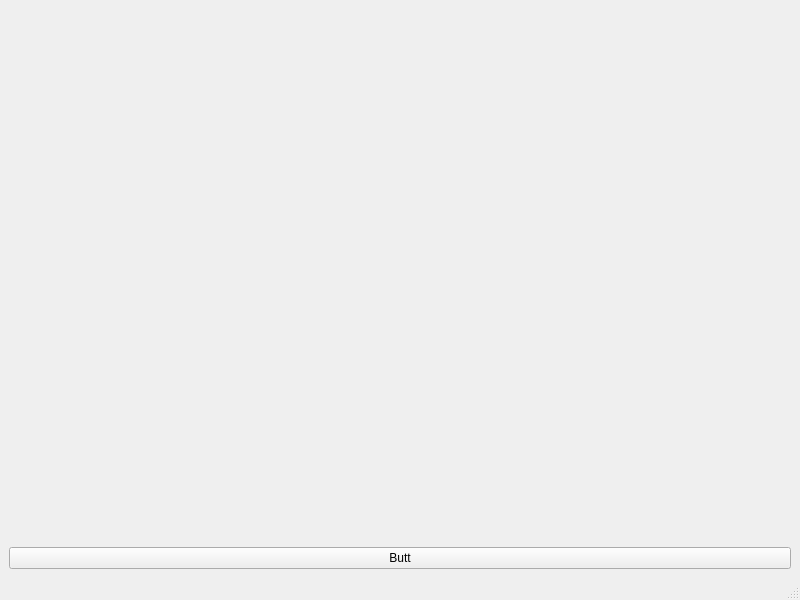
<?xml version="1.0" encoding="UTF-8"?>
<ui version="4.0">
 <class>MainWindow</class>
 <widget class="QMainWindow" name="MainWindow">
  <property name="geometry">
   <rect>
    <x>0</x>
    <y>0</y>
    <width>800</width>
    <height>600</height>
   </rect>
  </property>
  <property name="windowTitle">
   <string>MainWindow</string>
  </property>
  <widget class="QWidget" name="centralwidget">
   <layout class="QVBoxLayout" name="verticalLayout">
    <item>
     <widget class="ImageWidget" name="iwidget" native="true"/>
    </item>
    <item>
     <widget class="QPushButton" name="pushButton">
      <property name="text">
       <string>Butt</string>
      </property>
     </widget>
    </item>
   </layout>
  </widget>
  <widget class="QMenuBar" name="menubar">
   <property name="geometry">
    <rect>
     <x>0</x>
     <y>0</y>
     <width>800</width>
     <height>22</height>
    </rect>
   </property>
  </widget>
  <widget class="QStatusBar" name="statusbar"/>
 </widget>
 <customwidgets>
  <customwidget>
   <class>ImageWidget</class>
   <extends>QWidget</extends>
   <header>imagewidget.h</header>
   <container>1</container>
  </customwidget>
 </customwidgets>
 <resources/>
 <connections/>
</ui>
